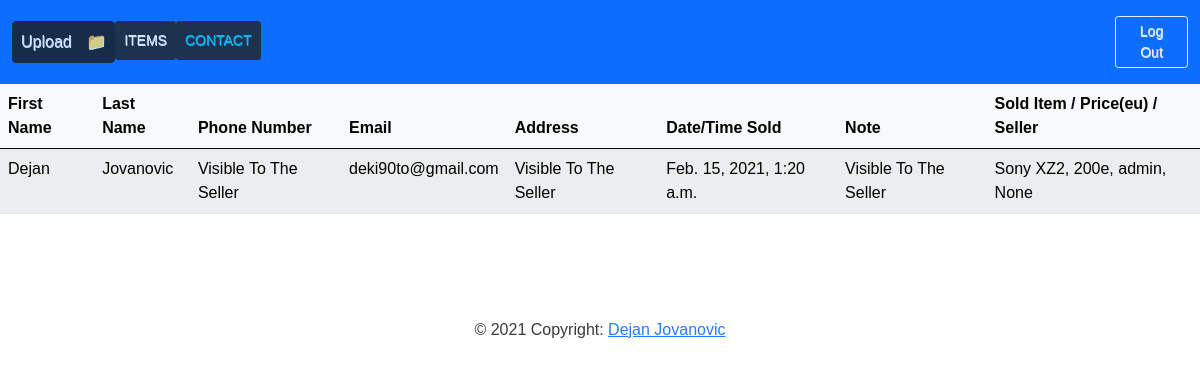
/buyer/ (signed in), run on an earlier commit of the app's database.
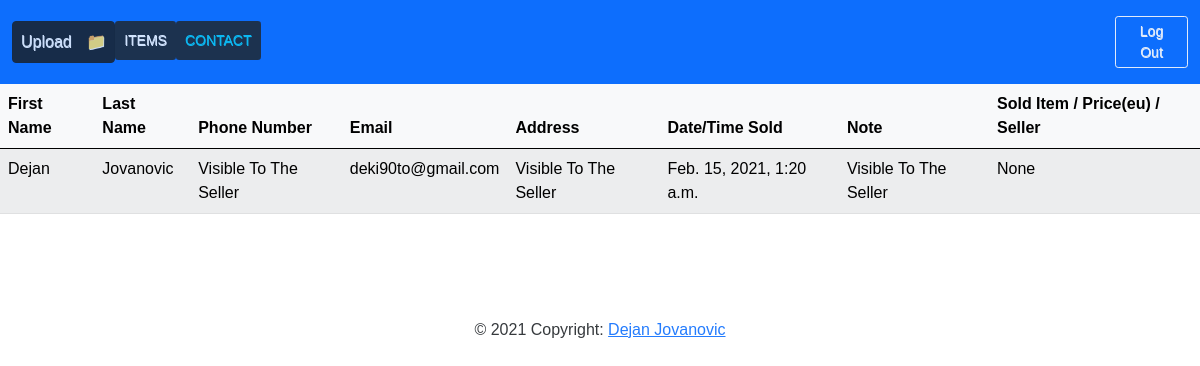
And on a later commit of the database.
### shop_app/models.py (models this page shows, shortened)
class Buyer(models.Model):
    first_name =    models.CharField(max_length=200)
    last_name =     models.CharField(max_length=200)
    email =         models.EmailField()
    phone =         models.CharField(max_length=20)
    address =       models.TextField(max_length=100)
    note =          models.TextField(max_length=300, blank=True, null=True)
    date_buyed =    models.DateTimeField(auto_now_add=True)
    buyed_item =    models.OneToOneField('ProductName', on_delete=models.SET_NULL, null=True, blank=False, related_name='buyed_item')
    class Meta:
        ordering = ['-date_buyed']

class ProductName(models.Model):
    user =                  models.ForeignKey(User, on_delete=models.CASCADE)
    id =                    models.UUIDField(primary_key=True, default=uuid.uuid4)
    product_name =          models.CharField(max_length=200)
    product_description =   models.TextField(max_length=500)
    date_posted =           models.DateTimeField(auto_now_add=True)
    ad_image =              ResizedImageField(size=[200,110], quality=100, upload_to='pictures', blank=True, null=True)
    product_picture_1 =     ResizedImageField(quality=100, upload_to='pictures', blank=True, null=True)
    product_picture_2 =     ResizedImageField(quality=100, upload_to='pictures', blank=True, null=True)
    product_picture_3 =     ResizedImageField(quality=100, upload_to='pictures', blank=True, null=True)
    product_picture_4 =     ResizedImageField(quality=100, upload_to='pictures', blank=True, null=True)
    product_picture_5 =     ResizedImageField(quality=100, upload_to='pictures', blank=True, null=True)
    product_picture_6 =     ResizedImageField(quality=100, upload_to='pictures', blank=True, null=True)
    product_price =         models.IntegerField(default='0', null=True, blank=False)
    phone =                 models.CharField(max_length=20)
    product_brand =         models.ForeignKey('Brand', on_delete=models.SET_NULL, blank=False, null=True)
    sold_to =               models.ForeignKey('Buyer', on_delete=models.SET_NULL, null=True, blank=True, related_name='sold_to')
    def __str__(self):
        return (f'{self.product_name}, {self.product_price}e, {self.user}, {self.sold_to}')
    class Meta:
        ordering = ['-date_posted']

### shop_app/views.py (the view)
# urls.py: path('buyer/', views.BuyerListView.as_view(), name='buyer'),
class BuyerListView(generic.ListView):
    model = Buyer
    template_name = 'buyer_list.html'

### shop_app/templates/buyer_list.html
{% extends 'base.html' %}
{% block content %}
{% if user.is_authenticated %}
<table class="table table-light table-striped table-hover">
    <thead class="thead-dark">
        <tr>
            <th scope="col"> First Name </th>
            <th scope="col"> Last Name </th>
            <th scope="col"> Phone Number </th>
            <th scope="col"> Email </th>
            <th scope="col"> Address </th>
            <th scope="col"> Date/Time Sold </th>
            <th scope="col"> Note </th>
            <th scope="col"> Sold Item / Price(eu) / Seller</th>
        </tr>
    </thead>
    <tbody>
    {% for page in buyer_list %}
        <tr>
            <td>{{ page.first_name }}</td>
            <td>{{ page.last_name }}</td>
            <td>Visible To The Seller</td>
            <td>{{ page.email }}</td>
            <td>Visible To The Seller</td>
            <td>{{ page.date_buyed }}</td>
            <td>Visible To The Seller</td>
            <td>{{ page.buyed_item }}</td>
        </tr>
    {% endfor %}
    </tbody>
</table>
{% endif %}
{% endblock %}

What changed in the data, as far as the page shows it:
changed Buyer "Dejan": buyed_item "Sony XZ2, 200e, admin, None" → "None"
